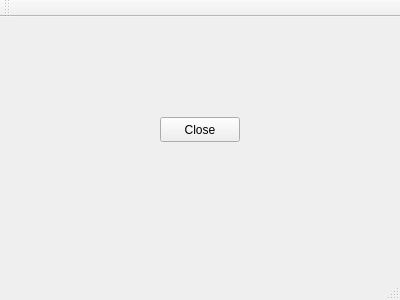
<?xml version="1.0" encoding="UTF-8"?>
<ui version="4.0">
 <class>MainWindow</class>
 <widget class="QMainWindow" name="MainWindow">
  <property name="geometry">
   <rect>
    <x>0</x>
    <y>0</y>
    <width>400</width>
    <height>300</height>
   </rect>
  </property>
  <property name="windowTitle">
   <string>MainWindow</string>
  </property>
  <widget class="QWidget" name="centralWidget">
   <widget class="QPushButton" name="pushButton">
    <property name="geometry">
     <rect>
      <x>160</x>
      <y>100</y>
      <width>80</width>
      <height>25</height>
     </rect>
    </property>
    <property name="text">
     <string>Close</string>
    </property>
   </widget>
  </widget>
  <widget class="QMenuBar" name="menuBar">
   <property name="geometry">
    <rect>
     <x>0</x>
     <y>0</y>
     <width>400</width>
     <height>22</height>
    </rect>
   </property>
  </widget>
  <widget class="QToolBar" name="mainToolBar">
   <attribute name="toolBarArea">
    <enum>TopToolBarArea</enum>
   </attribute>
   <attribute name="toolBarBreak">
    <bool>false</bool>
   </attribute>
  </widget>
  <widget class="QStatusBar" name="statusBar"/>
 </widget>
 <layoutdefault spacing="6" margin="11"/>
 <resources/>
 <connections>
  <connection>
   <sender>pushButton</sender>
   <signal>clicked()</signal>
   <receiver>MainWindow</receiver>
   <slot>close()</slot>
   <hints>
    <hint type="sourcelabel">
     <x>199</x>
     <y>151</y>
    </hint>
    <hint type="destinationlabel">
     <x>199</x>
     <y>149</y>
    </hint>
   </hints>
  </connection>
 </connections>
</ui>
